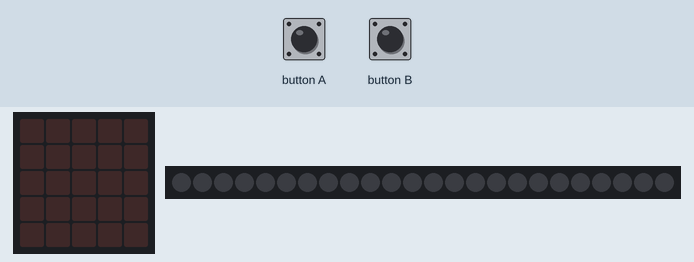
The program below on a simulated BBC micro:bit (MakeCode). Parts: the board's 5×5 LED display, 24 RGB LEDs in strip order, left to right. Inputs (shaded band) come from the test bench. Dim RGB values are drawn brighter than linear.

Above: at 1.2 s.
1.3 s: button A pressed for 0.15 s
At 1.9 s:
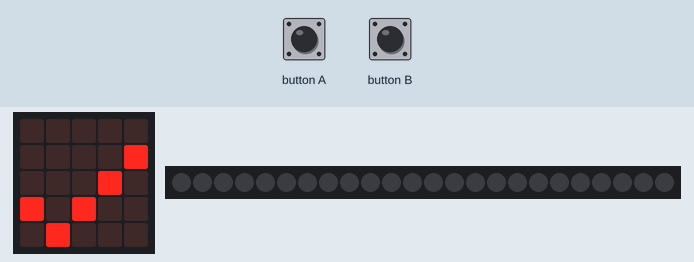
At 2.4 s:
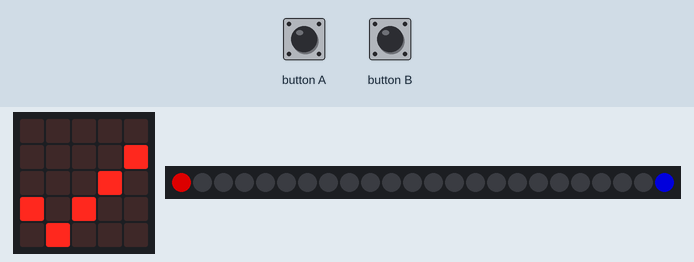
4.4 s: button B pressed for 0.15 s
At 14.7 s:
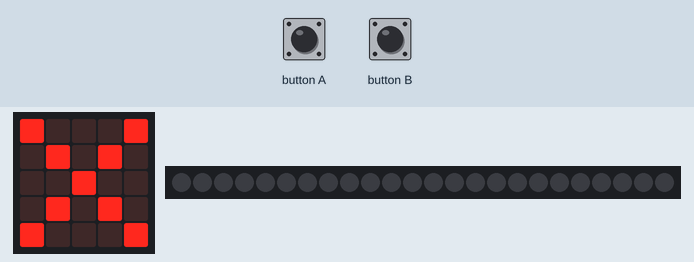
Timing chart, 0 to 15.5 s (numbered marks = the images above; inputs shaded):
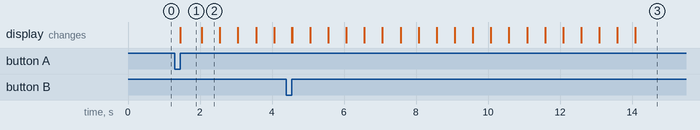

Measured:
- after the input at 1.3 s, the display: changes after 0.15 s (image 1)
- after the input at 4.4 s, the display: first changes after 0.15 s (image 3 shows a later state)
- what the display in image 1 shows lasts 0.6 s, from 1.5 s to 2.1 s
- what the display in image 2 shows lasts 0.5 s, from 2.1 s to 2.6 s

The program:

main.ts
```typescript
input.onButtonPressed(Button.A, function () {
    nogges = 1
    while (nogges == 1) {
        basic.showIcon(IconNames.Yes)
        ledlopen()
    }
})
function stopledlopen () {
    strip.clear()
}
input.onButtonPressed(Button.B, function () {
    nogges = 0
    basic.showIcon(IconNames.No)
    stopledlopen()
})
function ledlopen () {
    for (let index = 0; index <= 23; index++) {
        strip.setBrightness(intensiteit)
        strip.setPixelColor(index, neopixel.colors(NeoPixelColors.Red))
        strip.setPixelColor(23 - index, neopixel.colors(NeoPixelColors.Blue))
        strip.show()
        basic.pause(500)
        strip.setPixelColor(index, neopixel.colors(NeoPixelColors.Black))
        strip.setPixelColor(23 - index, neopixel.colors(NeoPixelColors.Black))
        strip.show()
    }
}
// Doel: twee ledjes in tegengestelde richting laten lopen.
// De neopixel wordt ingesteld.
// Er zijn twee functies: "ledlopen" en "stopledlopen"
// 1) Knop A: ledjes in een loop laten rondlopen
// 2) Knop B: stoppen van de loop
let nogges = 0
let intensiteit = 0
let strip: neopixel.Strip = null
strip = neopixel.create(DigitalPin.P0, 24, NeoPixelMode.RGB)
strip.setBrightness(150)
intensiteit = 150
```

test.ts
```typescript
// tests gaan hier; deze zal niet worden gecompileerd wanneer dit pakket wordt gebruikt als extensie.
```
